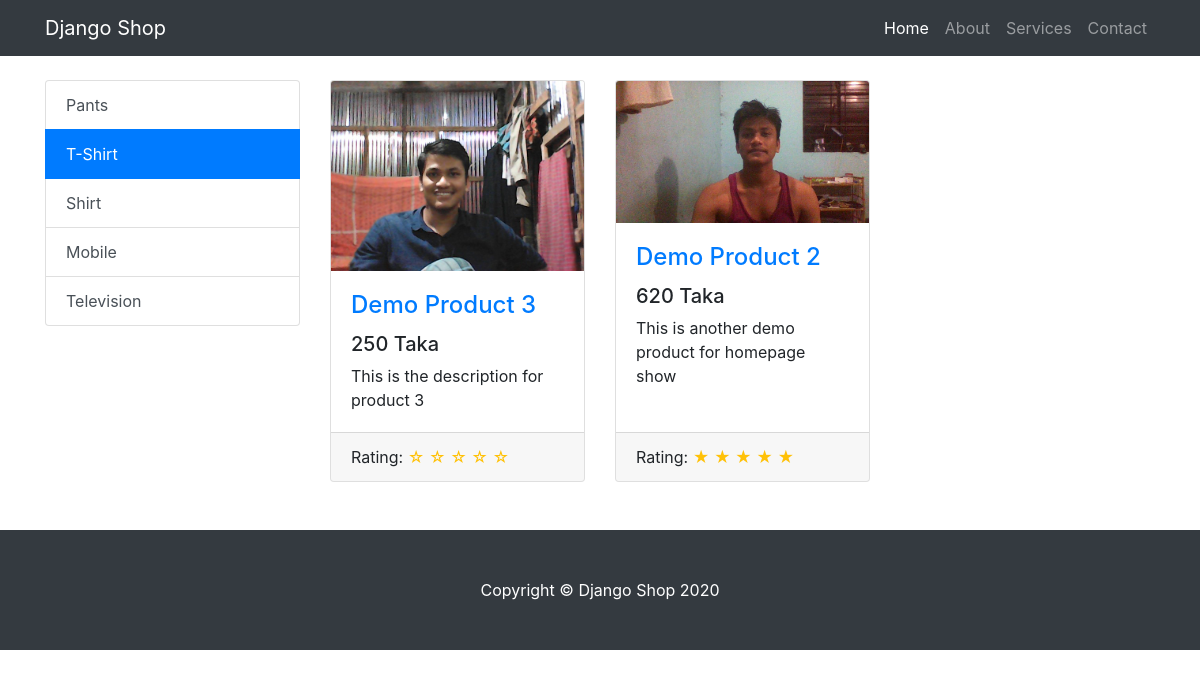
Page /category/2 on the committed database.
### shop/models.py (models this page shows, shortened)
class ProductCategory(models.Model):
    category_name = models.CharField(max_length=100)

class Product(models.Model):
    product_name = models.CharField(max_length=260)
    product_price = models.IntegerField()
    product_description = models.TextField()
    product_picture = models.ImageField(upload_to='product_pictures', default='default-product.jpg')
    categories = models.ManyToManyField(ProductCategory)

### shop/views.py (the view)
# urls.py: path('category/<int:pk>', views.shop_category, name="shop_category"),
def shop_category(request, pk):
    categories = ProductCategory.objects.all()
    category = ProductCategory.objects.get(id=pk)
    products = Product.objects.filter(categories=category).order_by('-id').all()
    reviews_list = []
    for product in products:
        review_star = 0
        count = 0
        reviews = product.productreview_set.all()
        for review in reviews:
            review_star += review.review_score
        if reviews.count() != 0:
            review_star = review_star / reviews.count()
        reviews_list.append(review_star)
    product_review_dict = dict(zip(products, reviews_list))
    context = {
        'products': products,
        'product_review_dict': product_review_dict,
        'categories': categories,
        'current_category': category,
        'title': category.category_name
    }
    return render(request, template_name="shop/shop_category.html", context=context)

### shop/templates/shop/shop_category.html (shortened to what this page needs)
{% extends 'shop/base.html' %}
{% load static %}
{% block content %}
<div class="container">
	<div class="row">
		<div class="col-lg-3 my-4">
			<div class="list-group">
                {% for category in categories %}
                    {% if category.id == current_category.id %}
                        <a href="{% url 'shop_category' category.id %}"
                            class="list-group-item list-group-item-action active">{{ category.category_name }}</a>
                    {% else %}
                        <a href="{% url 'shop_category' category.id %}"
                            class="list-group-item list-group-item-action">{{ category.category_name }}</a>
                    {% endif %}
				{% endfor %}
			</div>
		</div>
		<div class="col-lg-9 my-4">
			<div class="row">
				{% if products %}
					{% for product in products %}
					<div class="col-lg-4 col-md-6 mb-4">
						<div class="card h-100">
							<a href="{% url 'shop_item_details' product.id %}"><img class="card-img-top" src="{{ product.product_picture.url }}" alt=""></a>
							<div class="card-body">
								<h4 class="card-title">
									<a href="{% url 'shop_item_details' product.id %}">{{ product.product_name }}</a>
								</h4>
								<h5>{{ product.product_price }} Taka</h5>
								<p class="card-text">{{ product.product_description|slice:":80" }}</p>
							</div>
							<div class="card-footer">
								{% for product_item, review_score in product_review_dict.items %}
									{% if product.id == product_item.id %}
									Rating:
										{% if review_score == 0 or review_score < 1 %}
											<span class="text-warning">&#9734; &#9734; &#9734; &#9734; &#9734;</span>
										{% elif review_score == 1 or review_score < 2 %}
											<span class="text-warning">&#9733; &#9734; &#9734; &#9734; &#9734;</span>
										{% elif review_score == 2 or review_score < 3 %}
											<span class="text-warning">&#9733; &#9733; &#9734; &#9734; &#9734;</span>
										{% elif review_score == 3 or review_score < 4 %}
											<span class="text-warning">&#9733; &#9733; &#9733; &#9734; &#9734;</span>
										{% elif review_score == 4 or review_score < 5 %}
											<span class="text-warning">&#9733; &#9733; &#9733; &#9733; &#9734;</span>
										{% else %}
											<span class="text-warning">&#9733; &#9733; &#9733; &#9733; &#9733;</span>
										{% endif %}
									{% endif %}
								{% endfor %}
							</div>
						</div>
					</div>
					{% endfor %}
				{% else %}
					<h3>No Product Found!</h3>
				{% endif %}
			</div>
		</div>
	</div>
</div>
{% endblock content %}

### shop/static/shop/css/shop-item.css (style rules this page uses)
body { padding-top: 56px; }

### rows in the picture
ProductCategory: category_name "Pants"
ProductCategory: category_name "T-Shirt"
ProductCategory: category_name "Shirt"
ProductCategory: category_name "Mobile"
ProductCategory: category_name "Television"
Product: product_picture (picture), product_name "Demo Product 3", product_price "250", product_description "This is the description for product 3", shows "Rating:"
Product: product_picture (picture), product_name "Demo Product 2", product_price "620", product_description "This is another demo product for homepage show", shows "Rating:"
